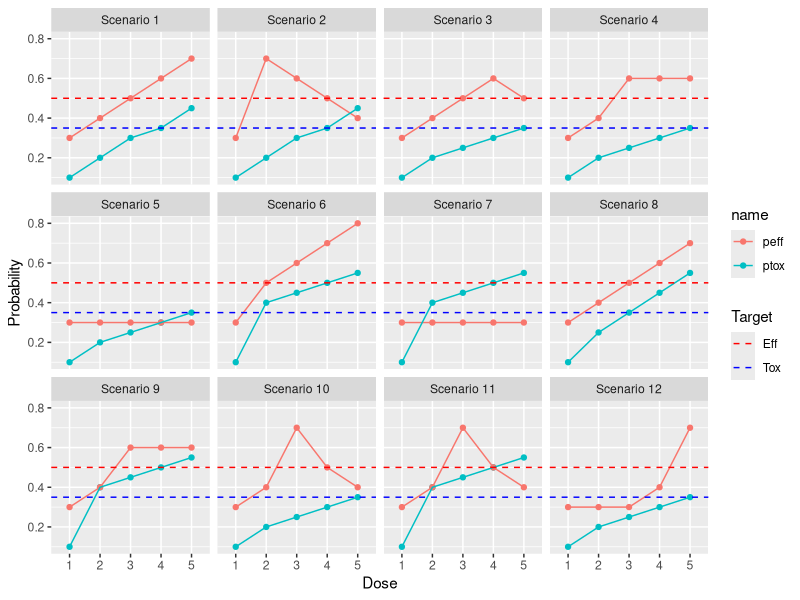
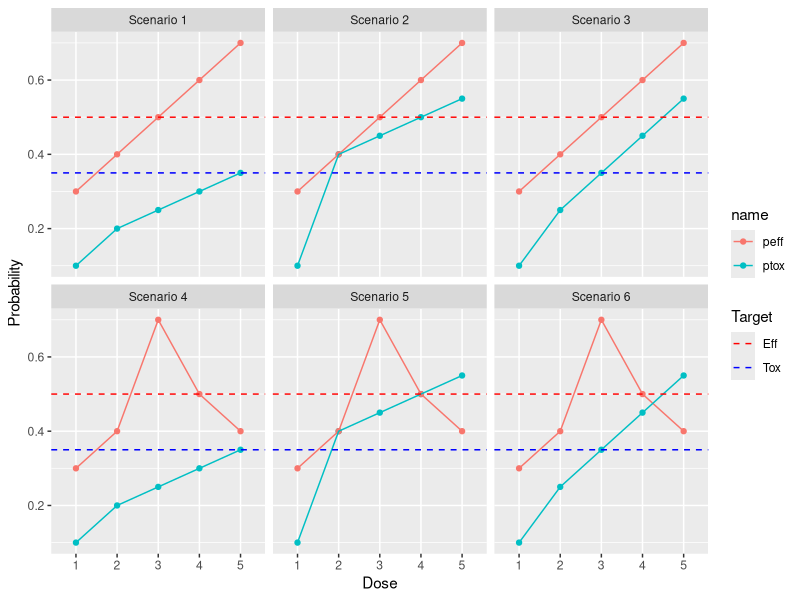
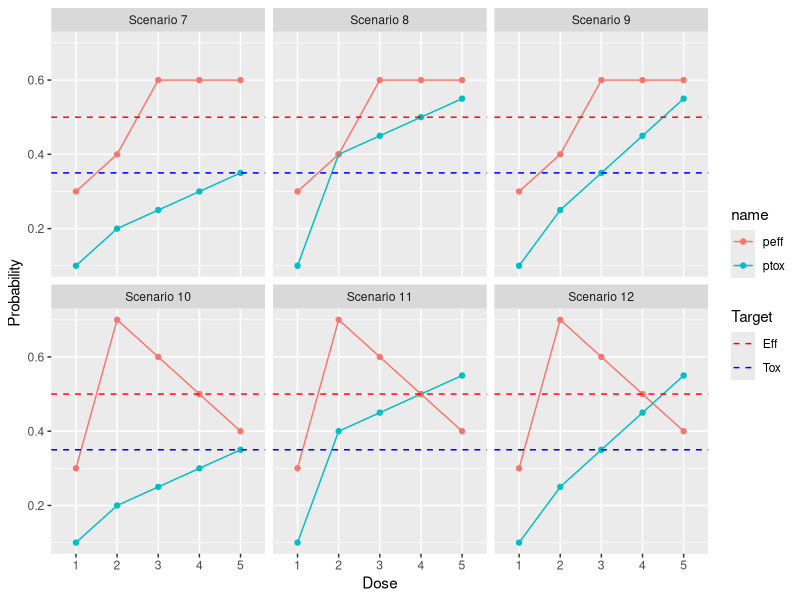
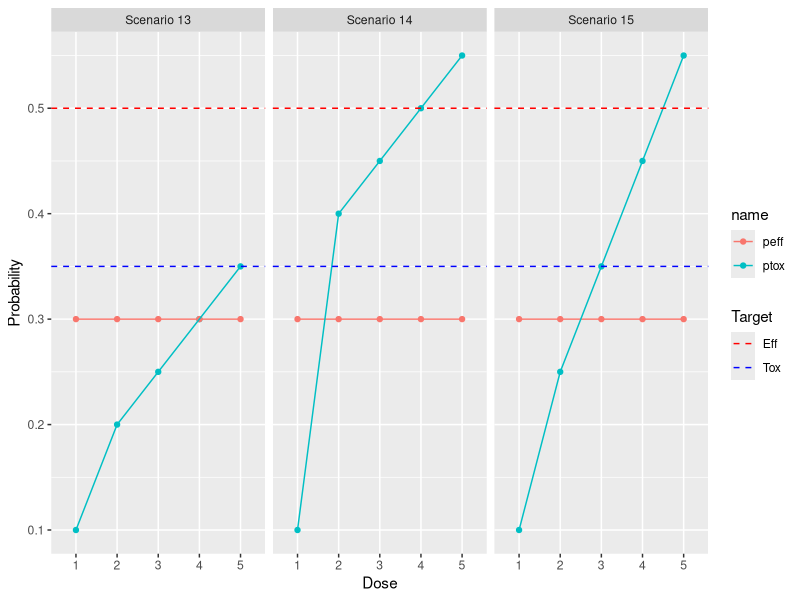

Generate these figures, in order, with R:
## ---- chunk 1
library(ggplot2)
library(dplyr)
library(tidyr)
## ---- chunk 2
dose <- rep(c('1', '2', '3', '4', '5'), times = 12)
scenario <- rep(c('Scenario 1', 'Scenario 2', 'Scenario 3', 'Scenario 4',
                  'Scenario 5', 'Scenario 6', 'Scenario 7', 'Scenario 8',
                  'Scenario 9', 'Scenario 10', 'Scenario 11', 'Scenario 12'),
                each = 5)
ptox <- c(0.1, 0.2, 0.3, 0.35, 0.45, #1
          0.1, 0.2, 0.3, 0.35, 0.45, #2
          0.1, 0.2, 0.25, 0.3, 0.35, #3
          0.1, 0.2, 0.25, 0.3, 0.35, #4
          0.1, 0.2, 0.25, 0.3, 0.35, #5
          0.1, 0.4, 0.45, 0.5, 0.55, #6
          0.1, 0.4, 0.45, 0.5, 0.55, #7
          0.1, 0.25, 0.35, 0.45, 0.55, #8
          0.1, 0.4, 0.45, 0.5, 0.55, #9
          0.1, 0.2, 0.25, 0.3, 0.35, #10
          0.1, 0.4, 0.45, 0.5, 0.55, #11
          0.1, 0.2, 0.25, 0.3, 0.35 #12
          )
peff <- c(0.3, 0.4, 0.5, 0.6, 0.7, #1
          0.3, 0.7, 0.6, 0.5, 0.4, #2
          0.3, 0.4, 0.5, 0.6, 0.5, #3
          0.3, 0.4, 0.6, 0.6, 0.6, #4
          0.3, 0.3, 0.3, 0.3, 0.3, #5
          0.3, 0.5, 0.6, 0.7, 0.8, #6
          0.3, 0.3, 0.3, 0.3, 0.3, #7
          0.3, 0.4, 0.5, 0.6, 0.7, #8
          0.3, 0.4, 0.6, 0.6, 0.6, #9
          0.3, 0.4, 0.7, 0.5, 0.4, #10
          0.3, 0.4, 0.7, 0.5, 0.4, #11
          0.3, 0.3, 0.3, 0.4, 0.7 #12
          )
data <- data.frame(scenario, dose, ptox, peff) %>% 
  pivot_longer(cols = c(ptox, peff)) %>% 
  mutate(scenario = factor(scenario, 
                           levels = c('Scenario 1', 'Scenario 2', 'Scenario 3',
                                      'Scenario 4','Scenario 5', 'Scenario 6',
                                      'Scenario 7', 'Scenario 8','Scenario 9',
                                      'Scenario 10', 'Scenario 11', 
                                      'Scenario 12')))
## ---- chunk 3
data %>% 
ggplot(aes(x  = dose, y = value, group = name))+
  geom_point(aes(col = name))+
  geom_line(aes(col = name)) +
  geom_hline(aes(yintercept = 0.35, linetype = 'Tox'), col = 'blue')+
  geom_hline(aes(yintercept = 0.5, linetype = 'Eff'), col = 'red')+
  facet_wrap(.~ scenario)+
  scale_linetype_manual(name = "Target", values = c(2, 2), 
                        guide = guide_legend(override.aes = 
                                               list(color = c("red",
                                                              "blue"))))+
  labs(x = 'Dose', y = 'Probability')
## ---- chunk 4
dose <- rep(c('1', '2', '3', '4', '5'), times = 15)
scenario <- rep(c('Scenario 1', 'Scenario 2', 'Scenario 3', 'Scenario 4',
                  'Scenario 5', 'Scenario 6', 'Scenario 7', 'Scenario 8',
                  'Scenario 9', 'Scenario 10', 'Scenario 11', 'Scenario 12',
                  'Scenario 13', 'Scenario 14', 'Scenario 15' ),
                each = 5)
ptox <- c(0.1, 0.2, 0.25, 0.3, 0.35, #1
          0.1, 0.4, 0.45, 0.5, 0.55, #2
          0.1, 0.25, 0.35, 0.45, 0.55, #3
          0.1, 0.2, 0.25, 0.3, 0.35, #4
          0.1, 0.4, 0.45, 0.5, 0.55, #5
          0.1, 0.25, 0.35, 0.45, 0.55, #6
          0.1, 0.2, 0.25, 0.3, 0.35, #7
          0.1, 0.4, 0.45, 0.5, 0.55, #8
          0.1, 0.25, 0.35, 0.45, 0.55, #9
          0.1, 0.2, 0.25, 0.3, 0.35, #10
          0.1, 0.4, 0.45, 0.5, 0.55, #11
          0.1, 0.25, 0.35, 0.45, 0.55, #12
          0.1, 0.2, 0.25, 0.3, 0.35, #13
          0.1, 0.4, 0.45, 0.5, 0.55, #14
          0.1, 0.25, 0.35, 0.45, 0.55 #15
          )
peff <- c(0.3, 0.4, 0.5, 0.6, 0.7, #1
          0.3, 0.4, 0.5, 0.6, 0.7, #2
          0.3, 0.4, 0.5, 0.6, 0.7, #3
          0.3, 0.4, 0.7, 0.5, 0.4, #4
          0.3, 0.4, 0.7, 0.5, 0.4, #5
          0.3, 0.4, 0.7, 0.5, 0.4, #6
          0.3, 0.4, 0.6, 0.6, 0.6, #7
          0.3, 0.4, 0.6, 0.6, 0.6, #8
          0.3, 0.4, 0.6, 0.6, 0.6, #9
          0.3, 0.7, 0.6, 0.5, 0.4, #10
          0.3, 0.7, 0.6, 0.5, 0.4, #11
          0.3, 0.7, 0.6, 0.5, 0.4, #12
          0.3, 0.3, 0.3, 0.3, 0.3, #13
          0.3, 0.3, 0.3, 0.3, 0.3, #14
          0.3, 0.3, 0.3, 0.3, 0.3 #15
          )
data <- data.frame(scenario, dose, ptox, peff) %>% 
  pivot_longer(cols = c(ptox, peff)) %>% 
  mutate(scenario = factor(scenario, 
                           levels = c('Scenario 1', 'Scenario 2', 'Scenario 3',
                                      'Scenario 4','Scenario 5', 'Scenario 6',
                                      'Scenario 7', 'Scenario 8','Scenario 9',
                                      'Scenario 10', 'Scenario 11',
                                      'Scenario 12', 'Scenario 13',
                                      'Scenario 14', 'Scenario 15')))
## ---- chunk 5
data %>% 
  filter(scenario == 'Scenario 1' | scenario == 'Scenario 2'|
         scenario == 'Scenario 3' | scenario == 'Scenario 4' | 
         scenario == 'Scenario 5' | scenario == 'Scenario 6' ) %>% 
ggplot(aes(x  = dose, y = value, group = name))+
  geom_point(aes(col = name))+
  geom_line(aes(col = name)) +
  geom_hline(aes(yintercept = 0.35, linetype = 'Tox'), col = 'blue')+
  geom_hline(aes(yintercept = 0.5, linetype = 'Eff'), col = 'red')+
  facet_wrap(.~ scenario, ncol =3)+
  scale_linetype_manual(name = "Target", values = c(2, 2),
                        guide = guide_legend(override.aes =
                                               list(color = c("red",
                                                              "blue"))))+
  labs(x = 'Dose', y = 'Probability')
## ---- chunk 6
data %>% 
  filter(scenario == 'Scenario 7' | scenario == 'Scenario 8'|
         scenario == 'Scenario 9' | scenario == 'Scenario 10' | 
         scenario == 'Scenario 11' | scenario == 'Scenario 12' ) %>% 
ggplot(aes(x  = dose, y = value, group = name))+
  geom_point(aes(col = name))+
  geom_line(aes(col = name)) +
  geom_hline(aes(yintercept = 0.35, linetype = 'Tox'), col = 'blue')+
  geom_hline(aes(yintercept = 0.5, linetype = 'Eff'), col = 'red')+
  facet_wrap(.~ scenario, ncol =3)+
  scale_linetype_manual(name = "Target", values = c(2, 2),
                        guide = guide_legend(override.aes =
                                               list(color = c("red",
                                                              "blue"))))+
  labs(x = 'Dose', y = 'Probability')
## ---- chunk 7
data %>% 
  filter(scenario == 'Scenario 13' | scenario == 'Scenario 14'|
         scenario == 'Scenario 15'  ) %>% 
ggplot(aes(x  = dose, y = value, group = name))+
  geom_point(aes(col = name))+
  geom_line(aes(col = name)) +
  geom_hline(aes(yintercept = 0.35, linetype = 'Tox'), col = 'blue')+
  geom_hline(aes(yintercept = 0.5, linetype = 'Eff'), col = 'red')+
  facet_wrap(.~ scenario, ncol =3, nrow =2)+
  scale_linetype_manual(name = "Target", values = c(2, 2),
                        guide = guide_legend(override.aes =
                                               list(color = c("red",
                                                              "blue"))))+
  labs(x = 'Dose', y = 'Probability')
